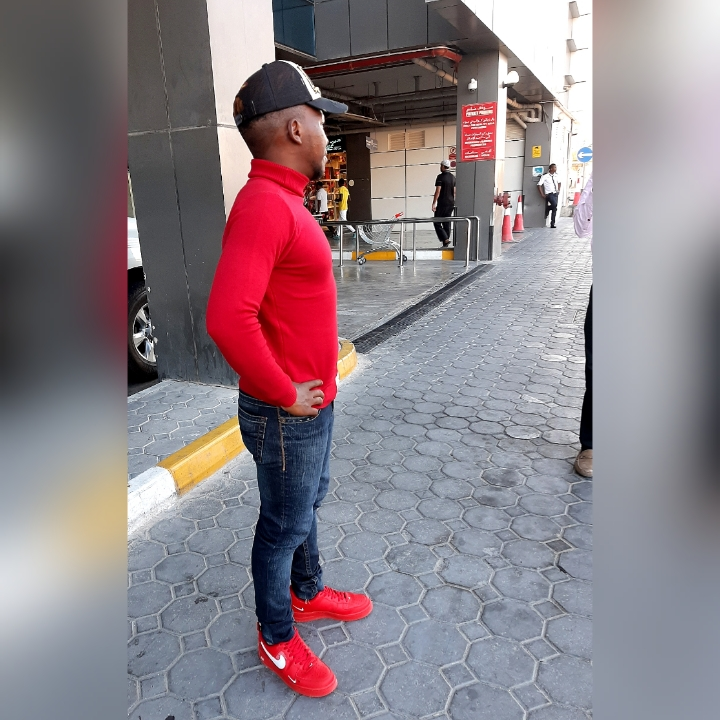
#> input picture doha.jpg, 720 x 720 px, given in place of the camera
$ python eye_blink_detection.py
#> lines starting #> are read from the running program, lines starting #| are printed output that depends on the picture; after the words box and inside, x2 and y2 are one past the last pixel; in counts of white or black regions, pixels touching at a corner belong together
import cv2
import numpy as np

#Load Classifier
face_cascade = cv2.CascadeClassifier('haarcascade_frontalface_default.xml')
eye_cascade = cv2.CascadeClassifier('haarcascade_eye_tree_eyeglasses.xml')

first_read = True

# starting the video capture
cap = cv2.VideoCapture(0)
ret,img = cap.read()
#> img is the input picture: shape (720, 720, 3); mean B, G, R 135, 128.2, 140.2

while(ret):
    ret,img = cap.read()
    # Convering the recorded image to greyscale
    gray = cv2.cvtColor(img, cv2.COLOR_BGR2GRAY)
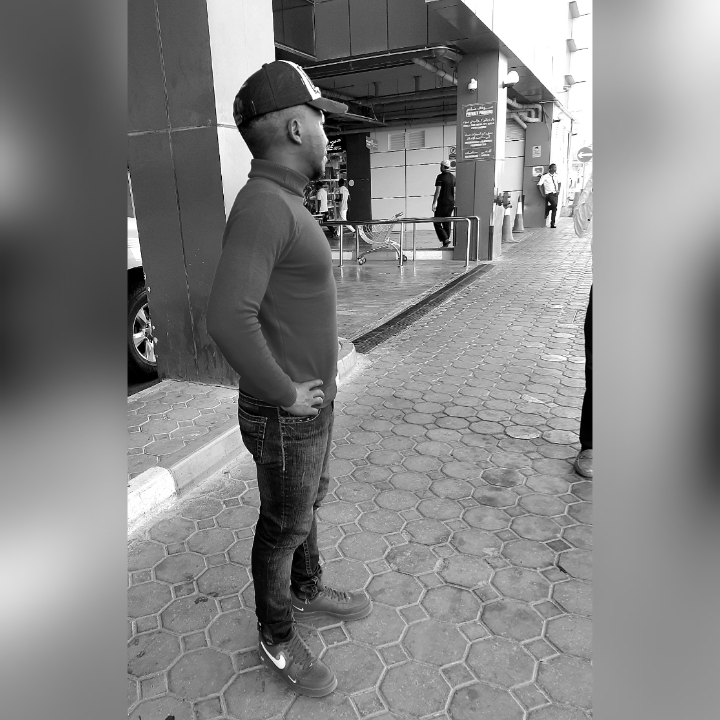
#> gray: shape (720, 720); min 0, max 255, mean 132.5
    # applyng filter to remove impurities
    gray = cv2.bilateralFilter(gray, 5,1,1)
    faces = face_cascade.detectMultiScale(gray, 1.3,5,minSize=(200,200))
#> faces = ()

    if(len(faces)>0):
        for (x,y,w,h) in faces:
            img = cv2.rectangle(img,(x,y),(x+w,y+h),(0,255,0),2)

            # roi_face is face which is input to eye classifier
            roi_face = gray[y:y+h, x:x+w]
            roi_face_clr = img[y:y+h, x:x+w]
            eyes = eye_cascade.detectMultiScale(roi_face,1.3,5,minSize=(50,50))
            print(eyes)
            # Examinig the length of eyes object for eyes
            if(len(eyes)>=2):
                # Check if the program is runnig for detection
                if(first_read):
                    cv2.putText(img,"Eyes detected press s to begin",(70,70),cv2.FONT_HERSHEY_PLAIN,3,(0,250,2),2)

                else:
                    cv2.putText(img,"Eyes open!",(70,70),cv2.FONT_HERSHEY_PLAIN,2,(255,255,255),2)

            else:
                if(first_read):
                    cv2.putText(img,"No eyes detected",(70,70),cv2.FONT_HERSHEY_PLAIN,3,(0,0,255),2)
                else:
                    # This will print on console and restart an algorith
                    print("Blink detected________________")
                    cv2.waitKey(3000)
                    first_read=True

    else:
        cv2.putText(img,"No face detected",(100,100),cv2.FONT_HERSHEY_PLAIN,3,(0,255,0),2)
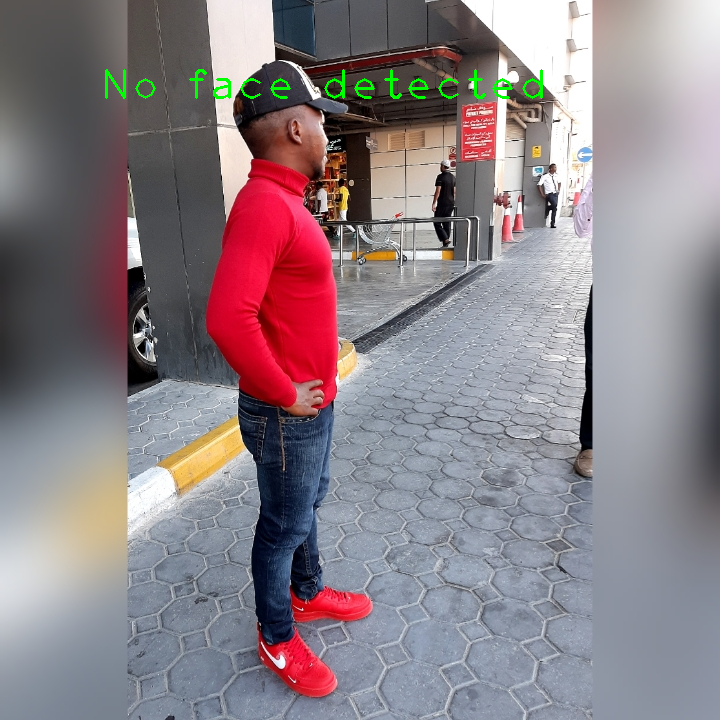
#> img: shape (720, 720, 3); 0.44% of pixels changed, all inside (x1, y1, x2, y2) = (105, 69, 543, 99)

        # Controlling the algorithm with keys
        cv2.imshow("img",img)
        a = cv2.waitKey(1)
#> (key q is pressed here)
        if(a==ord('q')):
            break
        elif(a==ord('s') and first_read):
            # This will start the detection
            first_read = False

cap.release()
cv2.destroyAllWindows()

$ run again, on me.jpg
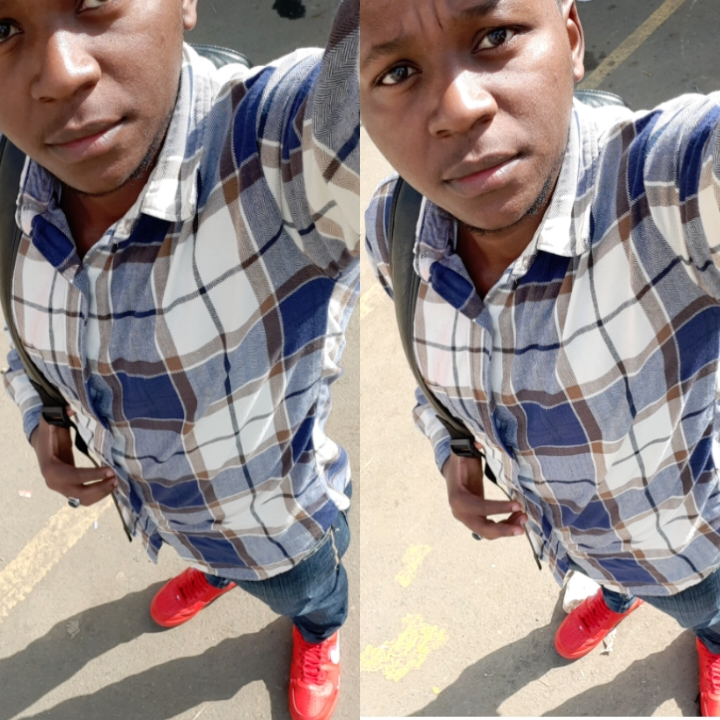
#> input picture me.jpg, 720 x 720 px, given in place of the camera
#> img is the input picture: shape (720, 720, 3); mean B, G, R 135, 137, 148.8
#> `gray = cv2.cvtColor(img, cv2.COLOR_BGR2GRAY)`:
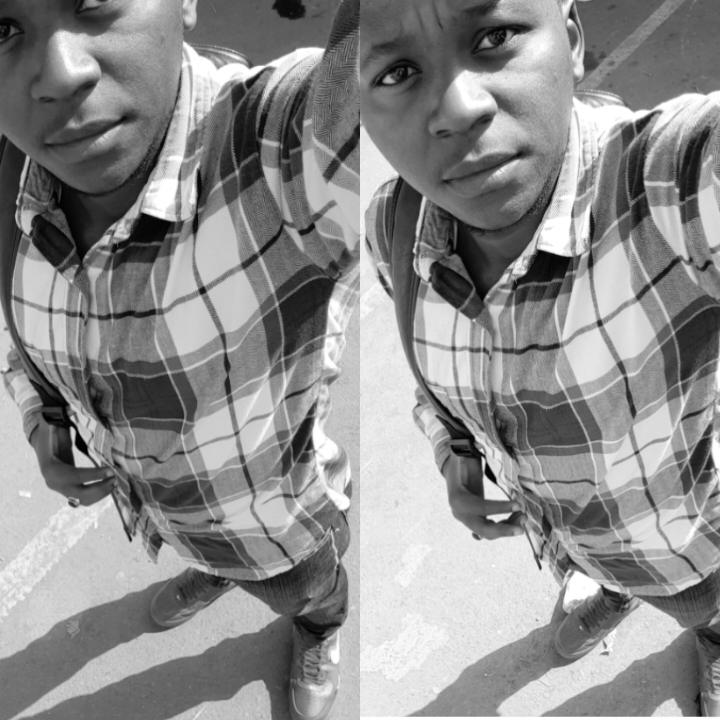
#> gray: shape (720, 720); min 0, max 255, mean 140.3
#> faces = ()
#> `cv2.putText(img,"No face detected",(100,100),cv2.FONT_HERSHEY_PLAIN,3,..`:
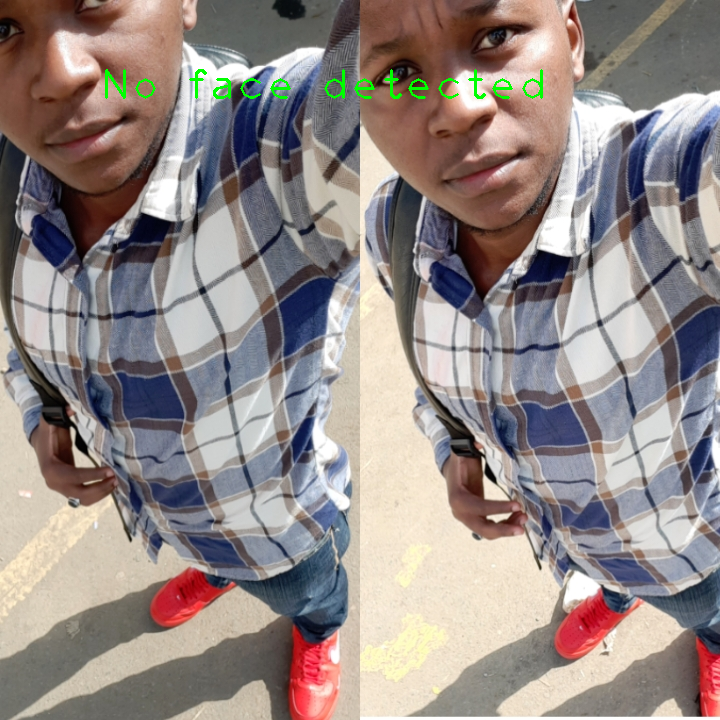
#> img: shape (720, 720, 3); 0.44% of pixels changed, all inside (x1, y1, x2, y2) = (105, 69, 543, 99)

$ run again, on template.jpg
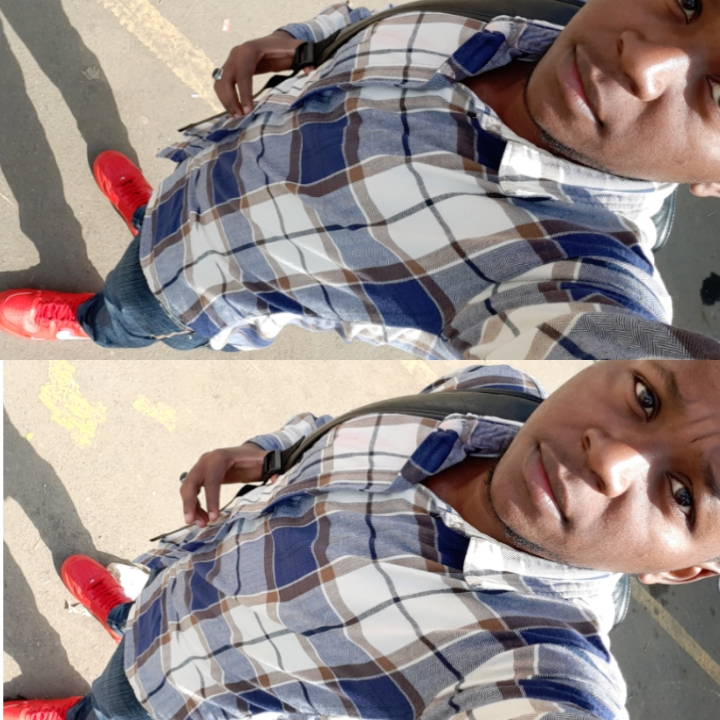
#> input picture template.jpg, 720 x 720 px, given in place of the camera
#> img is the input picture: shape (720, 720, 3); mean B, G, R 135, 137, 148.8
#> `gray = cv2.cvtColor(img, cv2.COLOR_BGR2GRAY)`:
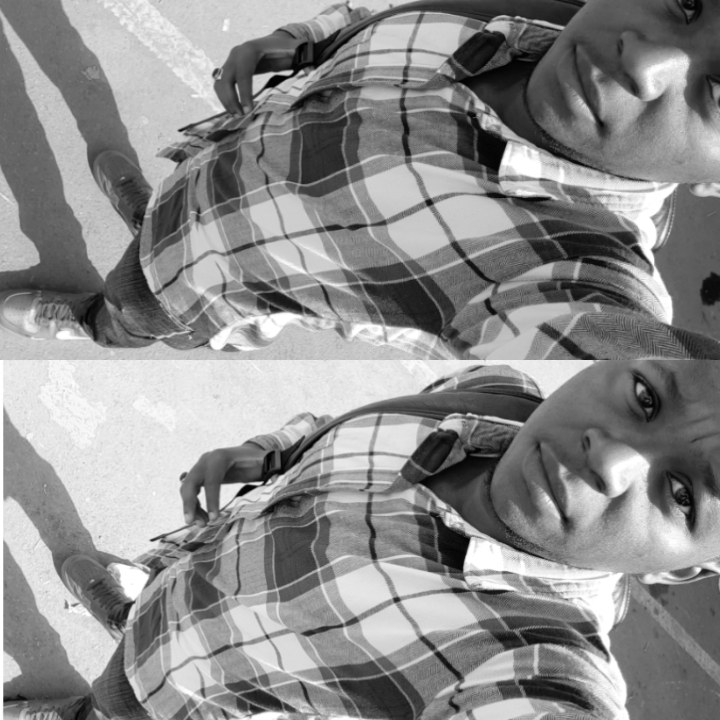
#> gray: shape (720, 720); min 0, max 255, mean 140.3
#> faces = ()
#> `cv2.putText(img,"No face detected",(100,100),cv2.FONT_HERSHEY_PLAIN,3,..`:
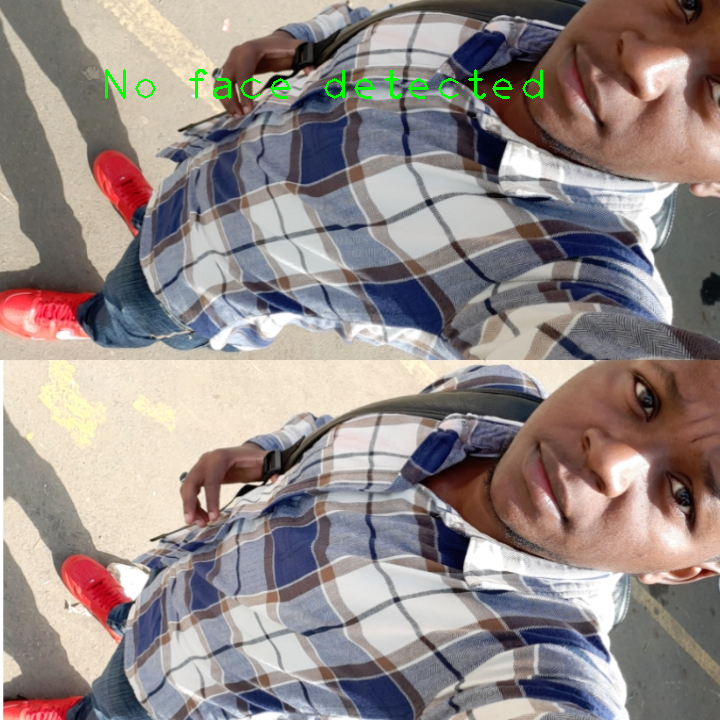
#> img: shape (720, 720, 3); 0.44% of pixels changed, all inside (x1, y1, x2, y2) = (105, 69, 543, 99)
